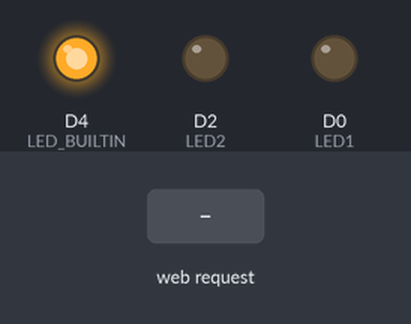
Bench run of a sketch on a simulated ESP8266 (NodeMCU). Shown: output pins drawn as LEDs (lit = HIGH, except the on-board LED, lit = LOW). Inputs (shaded band) come from the test bench. WiFi joins after 1.5 s; servers stay silent unless stated; what the sketch prints to the serial monitor is not drawn.

Above: at 2.7 s.
2.8 s: HTTP request GET /LED1ON received
At 3.6 s:
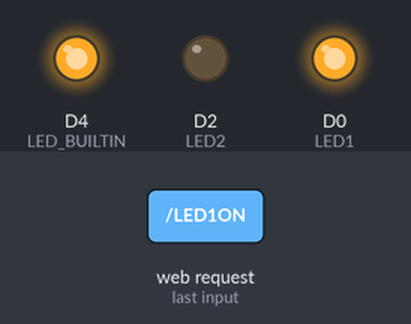
4.3 s: HTTP request GET /LED2ON received
At 4.8 s:
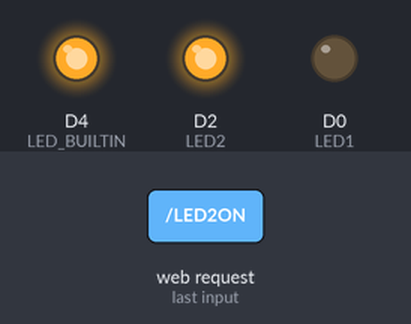
5.8 s: HTTP request GET /LEDOFF received
At 7.2 s:
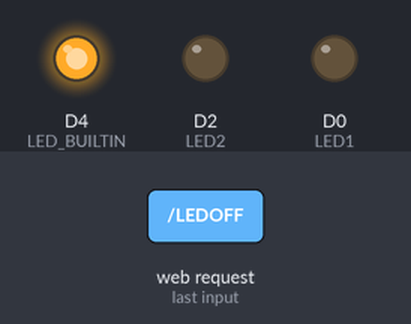
Timing chart, 0 to 8.8 s (numbered marks = the images above; inputs shaded):
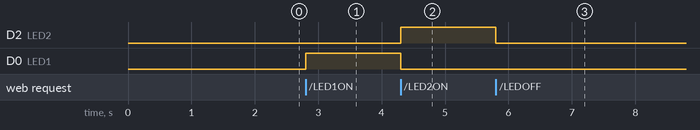

The sketch:

pt1_iot.ino
```cpp
#include <ESP8266WiFi.h>
#include <ESP8266WebServer.h>

#define LED1 D0  // Pemilihan Pin D0
#define LED2 D2  // Pemilihan Pin D1

const char* ssid = "Universitas Mulawarman";                // Nama SSID AP/Hotspot
const char* password = "";  // Password Wifi1

ESP8266WebServer server(80);  //Menyatakan Webserver pada port 80
String webpage;

void setup() {  //Pengaturan Pin
  Serial.begin(115200);
  delay(10);

  pinMode(LED1, OUTPUT);
  pinMode(LED2, OUTPUT);
  pinMode(LED_BUILTIN, OUTPUT);

  // Connect ke WiFi
  Serial.println();
  Serial.print("Configuring access point...");

  // Mengatur WiFi
  WiFi.mode(WIFI_STA);  // Mode Station
  // WiFi.mode(WIFI_AP);                      // Mode AP
  WiFi.begin(ssid, password);  // Mencocokan SSID dan Password

  while (WiFi.status() != WL_CONNECTED) {
    delay(500);
    Serial.print(".");
  }

  // Print status Connect
  Serial.println("IP address: ");
  Serial.println(WiFi.localIP());
  // Serial.println(WiFi.softAPIP());

  digitalWrite(LED1, LOW);
  digitalWrite(LED2, LOW);
  // digitalWrite(LED_BUILTIN, LOW);

  // Isi dari Webpage
  webpage += "<link href=\"https://cdn.jsdelivr.net/npm/bootstrap@5.3.3/dist/css/bootstrap.min.css\" rel=\"stylesheet\" integrity=\"sha384-QWTKZyjpPEjISv5WaRU9OFeRpok6YctnYmDr5pNlyT2bRjXh0JMhjY6hW+ALEwIH\" crossorigin=\"anonymous\">";
  webpage += "<h1 style='text-align: center;'>Web Control LED ESP8266</h1>";
  webpage += "<div class='d-flex justify-content-center'>";
  webpage += "<a href='LED1ON' style='text-decoration: none;'><button style='padding: 10px; margin: 5px; border: none; border-radius: 5px;' class='bg-primary text-light'>LED1 ON</button></a>";
  webpage += "<a href='LED2ON' style='text-decoration: none;'><button style='padding: 10px; margin: 5px; border: none; border-radius: 5px;' class='bg-primary text-light'>LED2 ON</button></a>";
  webpage += "<a href='LEDOFF' style='text-decoration: none;'><button style='padding: 10px; margin: 5px; border: none; border-radius: 5px;' class='bg-danger text-light'>OFF ALL LED</button></a>";
  webpage += "</div>";

  // Membuat file webpage
  server.on("/", []() {
    server.send(200, "text/html", webpage);
  });

  // Bagian ini untuk merespon perintah yang masuk
  server.on("/LED1ON", []() {
    server.send(200, "text/html", webpage);
    digitalWrite(LED1, HIGH);
    digitalWrite(LED2, LOW);
  });
  server.on("/LED2ON", []() {
    server.send(200, "text/html", webpage);
    digitalWrite(LED1, LOW);
    digitalWrite(LED2, HIGH);
  });
  server.on("/LEDOFF", []() {
    server.send(200, "text/html", webpage);
    digitalWrite(LED1, LOW);
    digitalWrite(LED2, LOW);
  });

  server.begin();
  Serial.println("Server dijalankan");
}

void loop() {  //Perulangan Program
  server.handleClient();
}
```

Measured:
- after the input at 2.8 s, D0 (LED1): LOW → HIGH at once
- after the input at 4.3 s, D2 (LED2): LOW → HIGH at once; D0 (LED1): HIGH → LOW at once
- after the input at 5.8 s, D2 (LED2): HIGH → LOW at once
